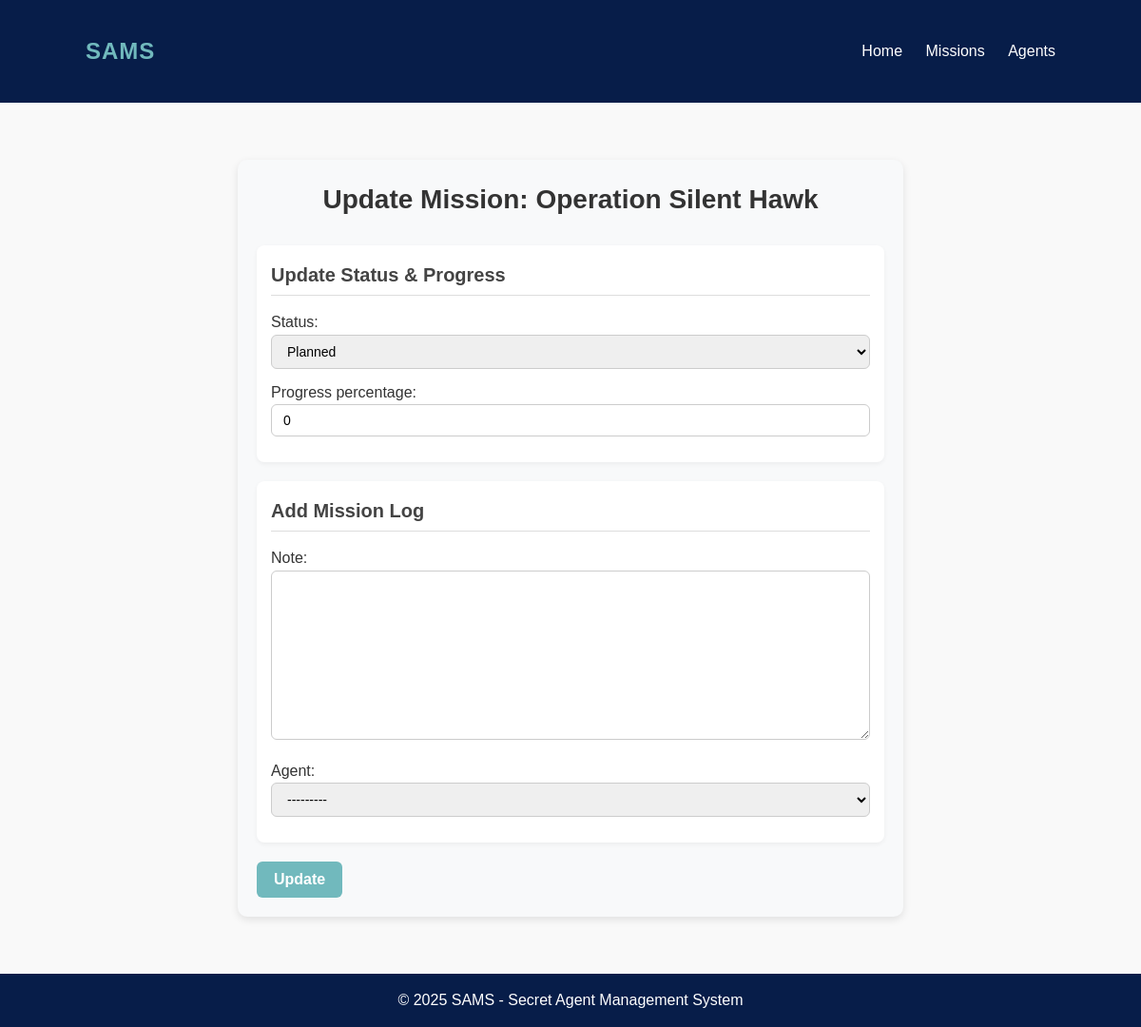
Page /missions/1/update_status/ (signed in) on the committed database.
### agents/models.py (models this page shows, shortened)
class Mission(models.Model):
    MISSION_TYPE_CHOICES = [
        ('Recon', 'Reconnaissance'),
        ('Rescue', 'Rescue Operation'),
        ('Surveillance', 'Surveillance'),
        ('Assassination', 'Assassination'),
    ]
    STATUS_CHOICES = [
        ('Planned', 'Planned'),
        ('Ongoing', 'Ongoing'),
        ('Completed', 'Completed'),
        ('Failed', 'Failed'),
    ]
    name = models.CharField(max_length=100)
    description = models.TextField()
    mission_type = models.CharField(max_length=20, choices=MISSION_TYPE_CHOICES)
    status = models.CharField(max_length=10, choices=STATUS_CHOICES, default='Planned')
    start_date = models.DateField()
    end_date = models.DateField(null=True, blank=True)
    agents = models.ManyToManyField('Agent', related_name='missions', blank=True)
    progress_percentage = models.IntegerField(default=0)

### agents/views.py (the view)
# urls.py: path('missions/<int:pk>/update_status/', views.mission_update_status, name='mission_update_status'),
@login_required
def mission_update_status(request, pk):
    mission = get_object_or_404(Mission, pk=pk)
    if not request.user.has_perm('agents.can_assign_mission'):
        return HttpResponseForbidden("You do not have permission to update missions.")
    if request.method == 'POST':
        form = MissionUpdateForm(request.POST, instance=mission)
        log_form = MissionLogForm(request.POST)
        if form.is_valid() and log_form.is_valid():
            form.save()
            log = log_form.save(commit=False)
            log.mission = mission
            log.save()
            return redirect('mission_detail', pk=mission.pk)
    else:
        form = MissionUpdateForm(instance=mission)
        log_form = MissionLogForm()
    return render(request, 'agents/mission_update_status.html', {'form': form, 'log_form': log_form})

### agents/forms.py
class MissionUpdateForm(forms.ModelForm):
    class Meta:
        model = Mission
        fields = ['status', 'progress_percentage']

class MissionLogForm(forms.ModelForm):
    class Meta:
        model = MissionLog
        fields = ['note', 'agent']

### agents/models.py (called while the page is built)
    def __str__(self):
        return f"{self.agent_code} ({self.user.username})"

### templates/agents/mission_update_status.html (shortened to what this page needs)
{% extends 'base.html' %}
{% block content %}
<div class="mission-update-container">
    <h1 class="section-title">Update Mission: {{ form.instance.name }}</h1>
    <form method="post" class="mission-update-form">
        <div class="form-section">
            <h3>Update Status & Progress</h3>
            {{ form.as_p }}
        </div>
        <div class="form-section">
            <h3>Add Mission Log</h3>
            {{ log_form.as_p }}
        </div>
        <button type="submit" class="btn btn-primary">Update</button>
    </form>
</div>
{% endblock %}

### static/css/style.css (style rules this page uses)
* { box-sizing: border-box; margin: 0; padding: 0; font-family: 'Arial', sans-serif; }
html, body { height: 100%; }
body { display: flex; flex-direction: column; min-height: 100vh; background-color: #f9f9f9; color: #333; line-height: 1.6; }
.section-title { font-size: 1.5rem; margin-bottom: 15px; }
.btn { display: inline-block; padding: 10px 20px; font-size: 16px; font-weight: 600; text-decoration: none; color: #fff; background-color: #71b9bd; border: none; border-radius: 5px; cursor: pointer; transition: background-color 0.3s ease; }
.mission-update-container { max-width: 700px; margin: 30px auto; padding: 20px; background-color: #f8f9fa; border-radius: 10px; box-shadow: 0 3px 8px rgba(0,0,0,0.1); }
.section-title { font-size: 28px; font-weight: 700; margin-bottom: 25px; color: #333; text-align: center; }
.mission-update-form .form-section { margin-bottom: 20px; padding: 15px; background-color: #fff; border-radius: 8px; box-shadow: 0 2px 5px rgba(0,0,0,0.05); }
.mission-update-form h3 { margin-bottom: 15px; font-size: 20px; color: #444; border-bottom: 1px solid #ddd; padding-bottom: 5px; }
.mission-update-form input, .mission-update-form select, .mission-update-form textarea { width: 100%; padding: 8px 12px; margin-bottom: 12px; border: 1px solid #ccc; border-radius: 6px; font-size: 14px; box-sizing: border-box; }
.mission-update-form button.btn-primary { background-color: #71b9bd; color: #fff; border: none; padding: 10px 18px; font-size: 16px; border-radius: 6px; cursor: pointer; transition: background-color 0.3s ease; }

### rows in the picture
Mission: instance.name "Operation Silent Hawk", status "Planned", progress_percentage "0"
